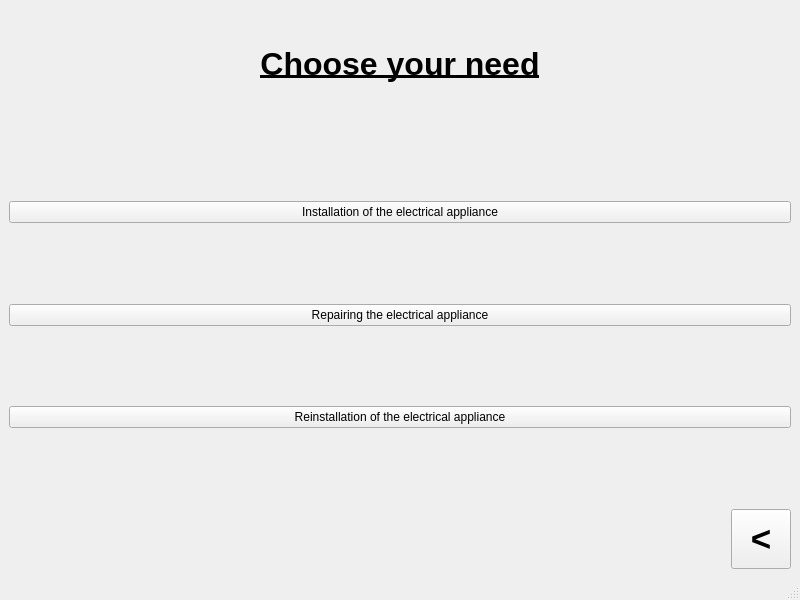
<?xml version="1.0" encoding="UTF-8"?>
<ui version="4.0">
 <class>MainWindow</class>
 <widget class="QMainWindow" name="MainWindow">
  <property name="geometry">
   <rect>
    <x>0</x>
    <y>0</y>
    <width>800</width>
    <height>600</height>
   </rect>
  </property>
  <property name="windowTitle">
   <string>MainWindow</string>
  </property>
  <widget class="QWidget" name="centralwidget">
   <layout class="QGridLayout" name="gridLayout">
    <item row="2" column="1">
     <widget class="QPushButton" name="pushButton_back">
      <property name="minimumSize">
       <size>
        <width>60</width>
        <height>60</height>
       </size>
      </property>
      <property name="maximumSize">
       <size>
        <width>60</width>
        <height>60</height>
       </size>
      </property>
      <property name="font">
       <font>
        <pointsize>26</pointsize>
        <weight>75</weight>
        <bold>true</bold>
       </font>
      </property>
      <property name="text">
       <string>&lt;</string>
      </property>
     </widget>
    </item>
    <item row="1" column="0" colspan="2">
     <layout class="QVBoxLayout" name="verticalLayout">
      <item>
       <spacer name="verticalSpacer_3">
        <property name="orientation">
         <enum>Qt::Vertical</enum>
        </property>
        <property name="sizeHint" stdset="0">
         <size>
          <width>20</width>
          <height>40</height>
         </size>
        </property>
       </spacer>
      </item>
      <item>
       <widget class="QPushButton" name="pushButton_installation">
        <property name="text">
         <string>Installation of the electrical appliance</string>
        </property>
       </widget>
      </item>
      <item>
       <spacer name="verticalSpacer">
        <property name="orientation">
         <enum>Qt::Vertical</enum>
        </property>
        <property name="sizeHint" stdset="0">
         <size>
          <width>20</width>
          <height>40</height>
         </size>
        </property>
       </spacer>
      </item>
      <item>
       <widget class="QPushButton" name="pushButton_repair">
        <property name="text">
         <string>Repairing the electrical appliance</string>
        </property>
       </widget>
      </item>
      <item>
       <spacer name="verticalSpacer_2">
        <property name="orientation">
         <enum>Qt::Vertical</enum>
        </property>
        <property name="sizeHint" stdset="0">
         <size>
          <width>20</width>
          <height>40</height>
         </size>
        </property>
       </spacer>
      </item>
      <item>
       <widget class="QPushButton" name="pushButton_reinstallation">
        <property name="text">
         <string>Reinstallation of the electrical appliance</string>
        </property>
       </widget>
      </item>
      <item>
       <spacer name="verticalSpacer_4">
        <property name="orientation">
         <enum>Qt::Vertical</enum>
        </property>
        <property name="sizeHint" stdset="0">
         <size>
          <width>20</width>
          <height>40</height>
         </size>
        </property>
       </spacer>
      </item>
     </layout>
    </item>
    <item row="0" column="0" colspan="2">
     <widget class="QLabel" name="label">
      <property name="minimumSize">
       <size>
        <width>0</width>
        <height>111</height>
       </size>
      </property>
      <property name="maximumSize">
       <size>
        <width>16777215</width>
        <height>111</height>
       </size>
      </property>
      <property name="text">
       <string>&lt;html&gt;&lt;head/&gt;&lt;body&gt;&lt;p align=&quot;center&quot;&gt;&lt;span style=&quot; font-size:24pt; font-weight:600; text-decoration: underline;&quot;&gt;Choose your need&lt;/span&gt;&lt;/p&gt;&lt;/body&gt;&lt;/html&gt;</string>
      </property>
     </widget>
    </item>
    <item row="2" column="0">
     <spacer name="horizontalSpacer">
      <property name="orientation">
       <enum>Qt::Horizontal</enum>
      </property>
      <property name="sizeHint" stdset="0">
       <size>
        <width>40</width>
        <height>20</height>
       </size>
      </property>
     </spacer>
    </item>
   </layout>
  </widget>
  <widget class="QMenuBar" name="menubar">
   <property name="geometry">
    <rect>
     <x>0</x>
     <y>0</y>
     <width>800</width>
     <height>29</height>
    </rect>
   </property>
  </widget>
  <widget class="QStatusBar" name="statusbar"/>
 </widget>
 <tabstops>
  <tabstop>pushButton_installation</tabstop>
  <tabstop>pushButton_repair</tabstop>
  <tabstop>pushButton_reinstallation</tabstop>
  <tabstop>pushButton_back</tabstop>
 </tabstops>
 <resources/>
 <connections/>
</ui>
